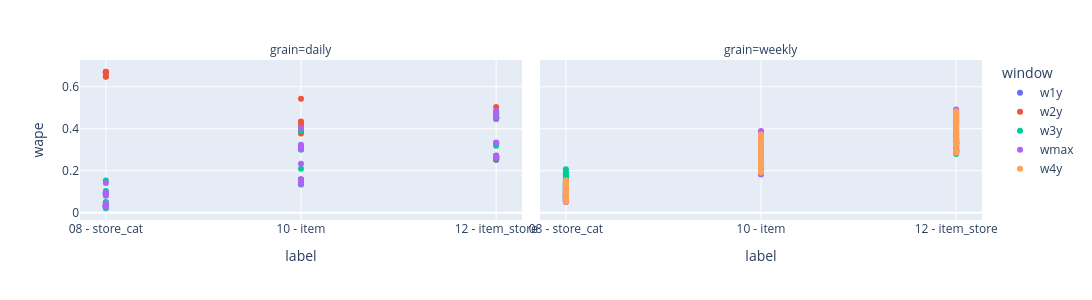

Notebook cell for this chart:
### Code cell
fig = px.scatter(
    df_plot,
    x="label",
    y="wape",
    color="window",
    facet_col="grain",  # daily / weekly
    width=1200,
    height=300
)

fig.show()

### Figure 1 — Plotly figure (JSON) as saved in the notebook; plotly's stock layout.template omitted (floating-point values rounded to 4 significant figures)
{"data": [{"hovertemplate": "window=w1y<br>grain=daily<br>label=%{x}<br>wape=%{y}<extra></extra>", "legendgroup": "w1y", "marker": {"color": "#636efa", "symbol": "circle"}, "mode": "markers", "name": "w1y", "orientation": "v", "showlegend": true, "type": "scatter", "x": ["08 - store_cat", "08 - store_cat", "08 - store_cat", "08 - store_cat", "08 - store_cat", "08 - store_cat", "10 - item", "10 - item", "10 - item", "10 - item", "10 - item", "10 - item", "12 - item_store", "12 - item_store", "12 - item_store", "12 - item_store", "12 - item_store", "12 - item_store"], "xaxis": "x", "y": [0.04691, 0.03141, 0.03577, 0.03425, 0.03403, 0.03449, 0.1571, 0.1356, 0.1411, 0.1422, 0.1435, 0.1465, 0.3297, 0.2673, 0.26, 0.2537, 0.2538, 0.2521], "yaxis": "y"}, {"hovertemplate": "window=w2y<br>grain=daily<br>label=%{x}<br>wape=%{y}<extra></extra>", "legendgroup": "w2y", "marker": {"color": "#EF553B", "symbol": "circle"}, "mode": "markers", "name": "w2y", "orientation": "v", "showlegend": true, "type": "scatter", "x": ["08 - store_cat", "08 - store_cat", "08 - store_cat", "08 - store_cat", "08 - store_cat", "08 - store_cat", "08 - store_cat", "08 - store_cat", "08 - store_cat", "08 - store_cat", "08 - store_cat", "08 - store_cat", "08 - store_cat", "10 - item", "10 - item", "10 - item", "10 - item", "10 - item", "10 - item", "10 - item", "10 - item", "10 - item", "10 - item", "10 - item", "10 - item", "10 - item", "12 - item_store", "12 - item_store", "12 - item_store", "12 - item_store", "12 - item_store", "12 - item_store", "12 - item_store", "12 - item_store", "12 - item_store", "12 - item_store", "12 - item_store", "12 - item_store", "12 - item_store"], "xaxis": "x", "y": [0.6474, 0.649, 0.6669, 0.6716, 0.6717, 0.668, 0.668, 0.04581, 0.03692, 0.03239, 0.02522, 0.02788, 0.0269, 0.3779, 0.3843, 0.3997, 0.4149, 0.425, 0.4348, 0.5427, 0.158, 0.1373, 0.1441, 0.1515, 0.158, 0.1508, 0.4694, 0.466, 0.4699, 0.4758, 0.4789, 0.4822, 0.5036, 0.3312, 0.27, 0.2655, 0.26, 0.2618, 0.2558], "yaxis": "y"}, {"hovertemplate": "window=w3y<br>grain=daily<br>label=%{x}<br>wape=%{y}<extra></extra>", "legendgroup": "w3y", "marker": {"color": "#00cc96", "symbol": "circle"}, "mode": "markers", "name": "w3y", "orientation": "v", "showlegend": true, "type": "scatter", "x": ["08 - store_cat", "08 - store_cat", "08 - store_cat", "08 - store_cat", "08 - store_cat", "08 - store_cat", "08 - store_cat", "08 - store_cat", "08 - store_cat", "08 - store_cat", "08 - store_cat", "08 - store_cat", "08 - store_cat", "08 - store_cat", "10 - item", "10 - item", "10 - item", "10 - item", "10 - item", "10 - item", "10 - item", "10 - item", "10 - item", "10 - item", "10 - item", "10 - item", "10 - item", "10 - item", "12 - item_store", "12 - item_store", "12 - item_store", "12 - item_store", "12 - item_store", "12 - item_store", "12 - item_store", "12 - item_store", "12 - item_store", "12 - item_store", "12 - item_store", "12 - item_store", "12 - item_store", "12 - item_store"], "xaxis": "x", "y": [0.0913, 0.08773, 0.08562, 0.09703, 0.09699, 0.1034, 0.1531, 0.04116, 0.03434, 0.0286, 0.02443, 0.02108, 0.02772, 0.0507, 0.3011, 0.301, 0.3059, 0.3112, 0.3116, 0.3163, 0.389, 0.1531, 0.1347, 0.1451, 0.1531, 0.1576, 0.1541, 0.2095, 0.4478, 0.4459, 0.4483, 0.4493, 0.4498, 0.4519, 0.4748, 0.3319, 0.2711, 0.2675, 0.2624, 0.2655, 0.2621, 0.3195], "yaxis": "y"}, {"hovertemplate": "window=w3y<br>grain=weekly<br>label=%{x}<br>wape=%{y}<extra></extra>", "legendgroup": "w3y", "marker": {"color": "#00cc96", "symbol": "circle"}, "mode": "markers", "name": "w3y", "orientation": "v", "showlegend": false, "type": "scatter", "x": ["08 - store_cat", "08 - store_cat", "08 - store_cat", "08 - store_cat", "08 - store_cat", "08 - store_cat", "08 - store_cat", "08 - store_cat", "08 - store_cat", "08 - store_cat", "08 - store_cat", "08 - store_cat", "08 - store_cat", "08 - store_cat", "08 - store_cat", "08 - store_cat", "08 - store_cat", "08 - store_cat", "08 - store_cat", "08 - store_cat", "08 - store_cat", "08 - store_cat", "08 - store_cat", "08 - store_cat", "08 - store_cat", "08 - store_cat", "10 - item", "10 - item", "10 - item", "10 - item", "10 - item", "10 - item", "10 - item", "10 - item", "10 - item", "10 - item", "10 - item", "10 - item", "10 - item", "10 - item", "10 - item", "10 - item", "10 - item", "10 - item", "10 - item", "10 - item", "10 - item", "10 - item", "10 - item", "10 - item", "10 - item", "10 - item", "12 - item_store", "12 - item_store", "12 - item_store", "12 - item_store", "12 - item_store", "12 - item_store", "12 - item_store", "12 - item_store", "12 - item_store", "12 - item_store", "12 - item_store", "12 - item_store", "12 - item_store", "12 - item_store", "12 - item_store", "12 - item_store", "12 - item_store", "12 - item_store", "12 - item_store", "12 - item_store", "12 - item_store", "12 - item_store", "12 - item_store", "12 - item_store", "12 - item_store", "12 - item_store"], "xaxis": "x2", "y": [0.1025, 0.117, 0.1239, 0.131, 0.1376, 0.1455, 0.1564, 0.167, 0.1743, 0.1811, 0.1873, 0.193, 0.2064, 0.1553, 0.09054, 0.06807, 0.08116, 0.06937, 0.06849, 0.08087, 0.09525, 0.1174, 0.1061, 0.1114, 0.1253, 0.1186, 0.2358, 0.255, 0.274, 0.2866, 0.2984, 0.3103, 0.3196, 0.3296, 0.3384, 0.3471, 0.3542, 0.3609, 0.3706, 0.226, 0.1839, 0.1968, 0.2008, 0.2019, 0.2014, 0.2226, 0.2221, 0.2121, 0.239, 0.2298, 0.2297, 0.2212, 0.3482, 0.3635, 0.3769, 0.3896, 0.4024, 0.413, 0.4223, 0.4321, 0.4408, 0.4501, 0.4576, 0.4649, 0.4728, 0.3138, 0.2799, 0.2863, 0.2924, 0.2938, 0.297, 0.3282, 0.3284, 0.3233, 0.3429, 0.3364, 0.3343, 0.3269], "yaxis": "y2"}, {"hovertemplate": "window=wmax<br>grain=daily<br>label=%{x}<br>wape=%{y}<extra></extra>", "legendgroup": "wmax", "marker": {"color": "#ab63fa", "symbol": "circle"}, "mode": "markers", "name": "wmax", "orientation": "v", "showlegend": true, "type": "scatter", "x": ["08 - store_cat", "08 - store_cat", "08 - store_cat", "08 - store_cat", "08 - store_cat", "08 - store_cat", "08 - store_cat", "08 - store_cat", "08 - store_cat", "08 - store_cat", "08 - store_cat", "08 - store_cat", "08 - store_cat", "08 - store_cat", "10 - item", "10 - item", "10 - item", "10 - item", "10 - item", "10 - item", "10 - item", "10 - item", "10 - item", "10 - item", "10 - item", "10 - item", "10 - item", "10 - item", "12 - item_store", "12 - item_store", "12 - item_store", "12 - item_store", "12 - item_store", "12 - item_store", "12 - item_store", "12 - item_store", "12 - item_store", "12 - item_store", "12 - item_store", "12 - item_store", "12 - item_store", "12 - item_store"], "xaxis": "x", "y": [0.09248, 0.08374, 0.0802, 0.08934, 0.08933, 0.09629, 0.1412, 0.03975, 0.04262, 0.0299, 0.02719, 0.03209, 0.03198, 0.02847, 0.3018, 0.3034, 0.3113, 0.317, 0.3181, 0.3237, 0.4034, 0.1568, 0.1369, 0.1437, 0.1458, 0.1585, 0.1516, 0.2328, 0.4531, 0.4504, 0.4527, 0.4542, 0.4549, 0.4573, 0.4842, 0.3324, 0.2729, 0.2686, 0.2651, 0.268, 0.2633, 0.3348], "yaxis": "y"}, {"hovertemplate": "window=wmax<br>grain=weekly<br>label=%{x}<br>wape=%{y}<extra></extra>", "legendgroup": "wmax", "marker": {"color": "#ab63fa", "symbol": "circle"}, "mode": "markers", "name": "wmax", "orientation": "v", "showlegend": false, "type": "scatter", "x": ["08 - store_cat", "08 - store_cat", "08 - store_cat", "08 - store_cat", "08 - store_cat", "08 - store_cat", "08 - store_cat", "08 - store_cat", "08 - store_cat", "08 - store_cat", "08 - store_cat", "08 - store_cat", "08 - store_cat", "08 - store_cat", "08 - store_cat", "08 - store_cat", "08 - store_cat", "08 - store_cat", "08 - store_cat", "08 - store_cat", "08 - store_cat", "08 - store_cat", "08 - store_cat", "08 - store_cat", "08 - store_cat", "08 - store_cat", "10 - item", "10 - item", "10 - item", "10 - item", "10 - item", "10 - item", "10 - item", "10 - item", "10 - item", "10 - item", "10 - item", "10 - item", "10 - item", "10 - item", "10 - item", "10 - item", "10 - item", "10 - item", "10 - item", "10 - item", "10 - item", "10 - item", "10 - item", "10 - item", "10 - item", "10 - item", "12 - item_store", "12 - item_store", "12 - item_store", "12 - item_store", "12 - item_store", "12 - item_store", "12 - item_store", "12 - item_store", "12 - item_store", "12 - item_store", "12 - item_store", "12 - item_store", "12 - item_store", "12 - item_store", "12 - item_store", "12 - item_store", "12 - item_store", "12 - item_store", "12 - item_store", "12 - item_store", "12 - item_store", "12 - item_store", "12 - item_store", "12 - item_store", "12 - item_store", "12 - item_store"], "xaxis": "x2", "y": [0.05962, 0.0724, 0.08041, 0.0864, 0.0926, 0.09815, 0.1058, 0.1131, 0.1181, 0.1242, 0.1287, 0.1334, 0.1464, 0.1467, 0.0779, 0.05169, 0.07205, 0.05134, 0.05334, 0.0816, 0.07691, 0.07207, 0.06649, 0.06095, 0.06151, 0.06042, 0.2274, 0.2491, 0.2691, 0.2846, 0.2982, 0.313, 0.325, 0.3375, 0.3484, 0.3602, 0.3698, 0.3789, 0.3895, 0.2214, 0.1817, 0.1945, 0.1966, 0.2002, 0.2011, 0.2232, 0.2286, 0.22, 0.243, 0.2367, 0.2463, 0.2287, 0.3532, 0.3691, 0.3839, 0.3978, 0.4125, 0.4248, 0.4354, 0.4461, 0.4563, 0.4672, 0.476, 0.4841, 0.4921, 0.3151, 0.2859, 0.2911, 0.2969, 0.3008, 0.2975, 0.3297, 0.3325, 0.3231, 0.354, 0.3466, 0.3474, 0.3363], "yaxis": "y2"}, {"hovertemplate": "window=w4y<br>grain=weekly<br>label=%{x}<br>wape=%{y}<extra></extra>", "legendgroup": "w4y", "marker": {"color": "#FFA15A", "symbol": "circle"}, "mode": "markers", "name": "w4y", "orientation": "v", "showlegend": true, "type": "scatter", "x": ["08 - store_cat", "08 - store_cat", "08 - store_cat", "08 - store_cat", "08 - store_cat", "08 - store_cat", "08 - store_cat", "08 - store_cat", "08 - store_cat", "08 - store_cat", "08 - store_cat", "08 - store_cat", "08 - store_cat", "08 - store_cat", "08 - store_cat", "08 - store_cat", "08 - store_cat", "08 - store_cat", "08 - store_cat", "08 - store_cat", "08 - store_cat", "08 - store_cat", "08 - store_cat", "08 - store_cat", "08 - store_cat", "08 - store_cat", "10 - item", "10 - item", "10 - item", "10 - item", "10 - item", "10 - item", "10 - item", "10 - item", "10 - item", "10 - item", "10 - item", "10 - item", "10 - item", "10 - item", "10 - item", "10 - item", "10 - item", "10 - item", "10 - item", "10 - item", "10 - item", "10 - item", "10 - item", "10 - item", "10 - item", "10 - item", "12 - item_store", "12 - item_store", "12 - item_store", "12 - item_store", "12 - item_store", "12 - item_store", "12 - item_store", "12 - item_store", "12 - item_store", "12 - item_store", "12 - item_store", "12 - item_store", "12 - item_store", "12 - item_store", "12 - item_store", "12 - item_store", "12 - item_store", "12 - item_store", "12 - item_store", "12 - item_store", "12 - item_store", "12 - item_store", "12 - item_store", "12 - item_store", "12 - item_store", "12 - item_store"], "xaxis": "x2", "y": [0.07286, 0.08782, 0.09752, 0.1038, 0.1087, 0.1121, 0.1174, 0.1222, 0.1264, 0.1316, 0.1364, 0.1408, 0.1546, 0.1448, 0.09053, 0.05223, 0.06182, 0.07958, 0.06599, 0.08138, 0.08989, 0.08787, 0.07413, 0.06991, 0.07169, 0.06763, 0.2293, 0.2465, 0.2648, 0.2779, 0.2905, 0.3036, 0.3139, 0.326, 0.3366, 0.3466, 0.3544, 0.3624, 0.3726, 0.2238, 0.1913, 0.2014, 0.195, 0.2002, 0.2012, 0.2237, 0.2241, 0.2208, 0.2454, 0.2349, 0.237, 0.231, 0.3508, 0.3664, 0.3805, 0.3938, 0.4073, 0.4188, 0.4292, 0.44, 0.4497, 0.4599, 0.4681, 0.4759, 0.4838, 0.3152, 0.286, 0.289, 0.2931, 0.2963, 0.2943, 0.3285, 0.329, 0.3239, 0.3491, 0.3448, 0.3401, 0.3338], "yaxis": "y2"}], "layout": {"annotations": [{"font": {}, "showarrow": false, "text": "grain=daily", "x": 0.245, "xanchor": "center", "xref": "paper", "y": 1, "yanchor": "bottom", "yref": "paper"}, {"font": {}, "showarrow": false, "text": "grain=weekly", "x": 0.755, "xanchor": "center", "xref": "paper", "y": 1, "yanchor": "bottom", "yref": "paper"}], "height": 300, "legend": {"title": {"text": "window"}, "tracegroupgap": 0}, "margin": {"t": 60}, "width": 1200, "xaxis": {"anchor": "y", "domain": [0, 0.49], "title": {"text": "label"}}, "xaxis2": {"anchor": "y2", "domain": [0.51, 1], "matches": "x", "title": {"text": "label"}}, "yaxis": {"anchor": "x", "domain": [0, 1], "title": {"text": "wape"}}, "yaxis2": {"anchor": "x2", "domain": [0, 1], "matches": "y", "showticklabels": false}}}
